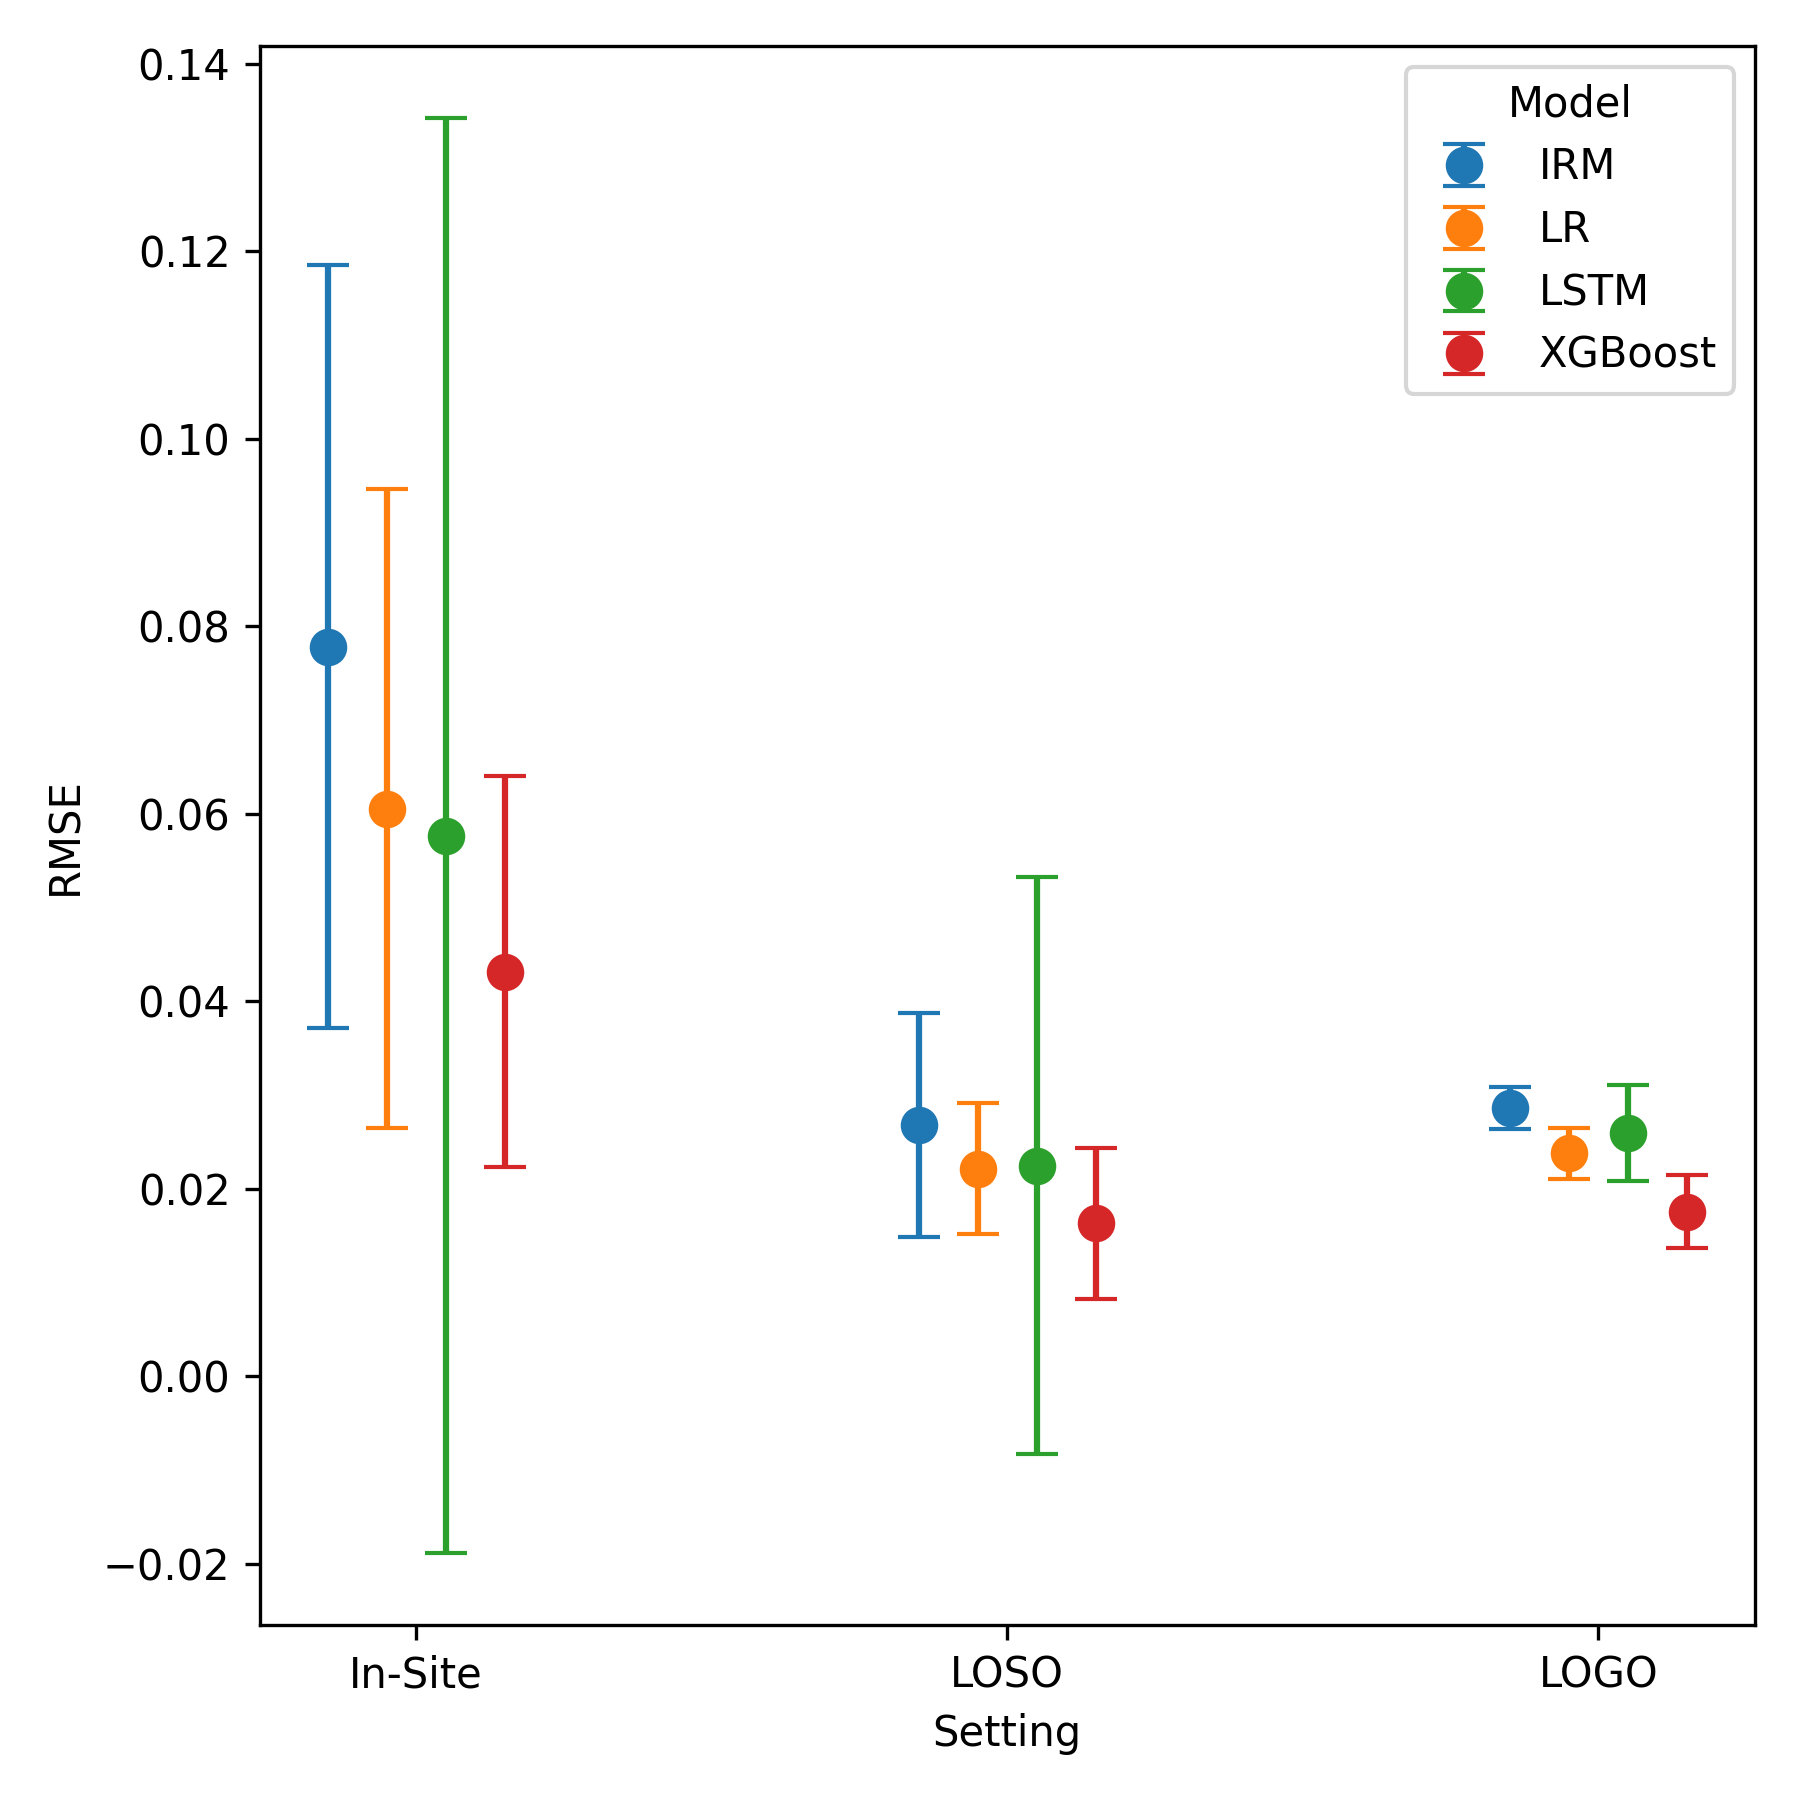

Write Python code to recreate this figure.
import pandas as pd
import matplotlib
matplotlib.use('Agg')  # Use a non-interactive backend
import matplotlib.pyplot as plt
import seaborn as sns
import numpy as np
import os

# Read in the data
df_xgb_insite = pd.read_csv('/cluster/project/math/akmete/MSc/XGBoost/InSite/results_2.csv')
df_xgb_loso = pd.read_csv('/cluster/project/math/akmete/MSc/XGBoost/LOSO/results.csv')
df_xgb_logo = pd.read_csv('/cluster/project/math/akmete/MSc/XGBoost/LOGO/balanced_grouping/results_balanced_grouping.csv')


# Label each dataset with its setting and model
df_xgb_insite['setting'] = 'In-Site'
df_xgb_loso['setting']   = 'LOSO'
df_xgb_logo['setting']   = 'LOGO'
df_xgb_insite['model']   = 'XGBoost'
df_xgb_loso['model']     = 'XGBoost'
df_xgb_logo['model']     = 'XGBoost'
# For consistency, rename LOGO's identifier column if needed:
df_xgb_logo.rename(columns={'cluster': 'site'}, inplace=True)

# Column names:
# insite: site,mse,rmse,r2_score,relative_error,mae
# loso: site,mse,rmse,r2_score,relative_error,mae
# logo: cluster,mse,rmse,r2_score,relative_error,mae

df_lstm_insite = pd.read_csv('/cluster/project/math/akmete/MSc/LSTM/InSite/results_modified.csv')
df_lstm_loso = pd.read_csv('/cluster/project/math/akmete/MSc/LSTM/LOSO/results.csv')
df_lstm_logo = pd.read_csv('/cluster/project/math/akmete/MSc/LSTM/LOGO/results_LOGO_modified.csv')

# Column names:
# insite: site,test_loss,mse,r2,relative_error,mae,rmse
# loso: site,test_loss,mse,r2,relative_error,mae,rmse
# logo: cluster,test_loss,mse,r2,relative_error,mae,rmse

# Label with setting and model name
df_lstm_insite['setting'] = 'In-Site'
df_lstm_loso['setting']   = 'LOSO'
df_lstm_logo['setting']   = 'LOGO'
df_lstm_insite['model']   = 'LSTM'
df_lstm_loso['model']     = 'LSTM'
df_lstm_logo['model']     = 'LSTM'
# Rename LOGO identifier if needed
df_lstm_logo.rename(columns={'cluster': 'site'}, inplace=True)

# Add linear regression
df_lr_insite = pd.read_csv('/cluster/project/math/akmete/MSc/LR/In_Site/results_2.csv')
df_lr_loso = pd.read_csv('/cluster/project/math/akmete/MSc/LR/LOSO/results_2.csv')
df_lr_logo = pd.read_csv('/cluster/project/math/akmete/MSc/LR/LOGO/results_2.csv')

# Column names:
# insite: site,mse,rmse,r2_score,relative_error,mae
# loso: site_left_out,mse,rmse,r2,relative_error,mae
# logo: cluster_left_out,mse,rmse,r2,relative_error,mae

# Label with setting and model name
df_lr_insite['setting'] = 'In-Site'
df_lr_loso['setting']   = 'LOSO'
df_lr_logo['setting']   = 'LOGO'
df_lr_insite['model']   = 'LR'
df_lr_loso['model']     = 'LR'
df_lr_logo['model']     = 'LR'
# Rename LOGO identifier if needed
df_lr_logo.rename(columns={'cluster_left_out': 'site'}, inplace=True)
df_lr_loso.rename(columns={'site_left_out': 'site'}, inplace=True)

# Remone one large outlier of LR insite
threshold = 100  # Adjust this value as needed
df_lr_insite = df_lr_insite[df_lr_insite['rmse'] < threshold]

# Add IRM:
df_irm_insite = pd.read_csv('/cluster/project/math/akmete/MSc/IRM/OnSite/results_corrected.csv')
df_irm_loso = pd.read_csv('/cluster/project/math/akmete/MSc/IRM/LOSO/results_global_scaling/results.csv')
df_irm_logo = pd.read_csv('/cluster/project/math/akmete/MSc/IRM/LOGO/LOGO_balanced_grouping/results.csv')

# Column names:
# insite: site_id,mse,rmse,r2,relative_error,mae
# loso: site_id,mse,rmse,r2,relative_error,mae
# logo: cluster,mse,rmse,r2,relative_error,mae

# Label with setting and model name
df_irm_insite['setting'] = 'In-Site'
df_irm_loso['setting']   = 'LOSO'
df_irm_logo['setting']   = 'LOGO'
df_irm_insite['model']   = 'IRM'
df_irm_loso['model']     = 'IRM'
df_irm_logo['model']     = 'IRM'
# Rename LOGO identifier if needed
df_irm_logo.rename(columns={'cluster': 'site'}, inplace=True)
df_irm_loso.rename(columns={'site_id': 'site'}, inplace=True)
df_irm_insite.rename(columns={'site_id': 'site'}, inplace=True)

#threshold
threshold_irm = 1
df_irm_insite = df_irm_insite[df_irm_insite['rmse'] < threshold_irm]



df_combined = pd.concat([
    df_xgb_insite[['site', 'rmse', 'setting', 'model']],
    df_xgb_loso[['site', 'rmse', 'setting', 'model']],
    df_xgb_logo[['site', 'rmse', 'setting', 'model']],
    df_lstm_insite[['site', 'rmse', 'setting', 'model']],
    df_lstm_loso[['site', 'rmse', 'setting', 'model']],
    df_lstm_logo[['site', 'rmse', 'setting', 'model']],
    df_lr_insite[['site', 'rmse', 'setting', 'model']],
    df_lr_loso[['site', 'rmse', 'setting', 'model']],
    df_lr_logo[['site', 'rmse', 'setting', 'model']],
    df_irm_insite[['site', 'rmse', 'setting', 'model']],
    df_irm_loso[['site', 'rmse', 'setting', 'model']],
    df_irm_logo[['site', 'rmse', 'setting', 'model']]
], ignore_index=True)

# Compute summary statistics for each setting and model
stats = df_combined.groupby(['setting', 'model'])['rmse'].agg(['mean', 'std']).reset_index()

# Define the order of settings for the x-axis
settings_order = ['In-Site', 'LOSO', 'LOGO']
# Define the models (e.g., XGBoost and LSTM) in a fixed order:
models_order = stats['model'].unique()

# Create x positions for each setting
x_positions = np.arange(len(settings_order))
n_models = len(models_order)
# Set the horizontal offset for each model (adjust width as needed)
width = 0.1

fig, ax = plt.subplots(figsize=(6, 6))

# Loop over each model and plot its point with error bars
for i, model in enumerate(models_order):
    # Filter the stats for this model
    data_model = stats[stats['model'] == model]
    means, stds, xs = [], [], []
    for j, setting in enumerate(settings_order):
        row = data_model[data_model['setting'] == setting]
        if not row.empty:
            means.append(row['mean'].values[0])
            stds.append(row['std'].values[0])
            # Calculate the x position with an offset based on the model index
            xs.append(x_positions[j] + (i - n_models/2 + 0.5) * width)
    ax.errorbar(xs, means, yerr=stds, fmt='o', capsize=5, markersize=8, label=model)

ax.set_xticks(x_positions)
ax.set_xticklabels(settings_order)
ax.set_xlabel("Setting")
ax.set_ylabel("RMSE")
#ax.set_title("Average RMSE with Error Bars Across Settings for Two Models")
ax.legend(title="Model")
plt.tight_layout()
plt.savefig("averagermse.png", dpi=300)
plt.close()